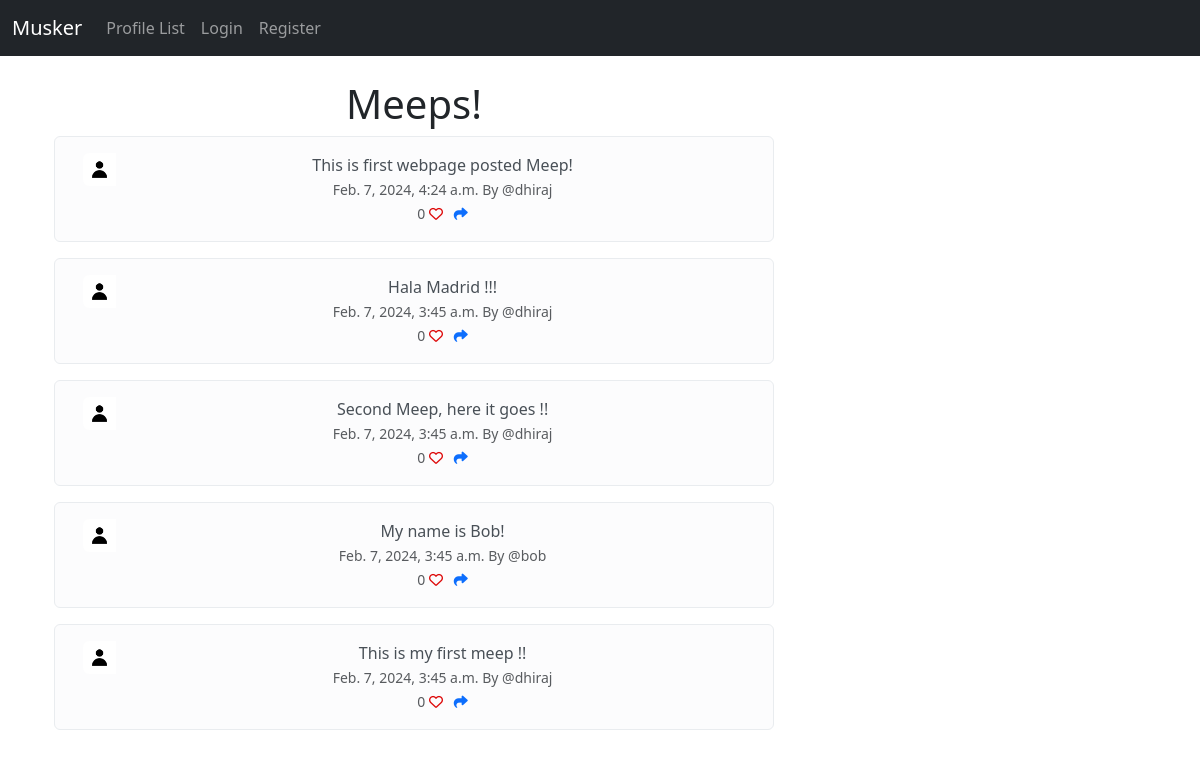
The app's page /, older data.
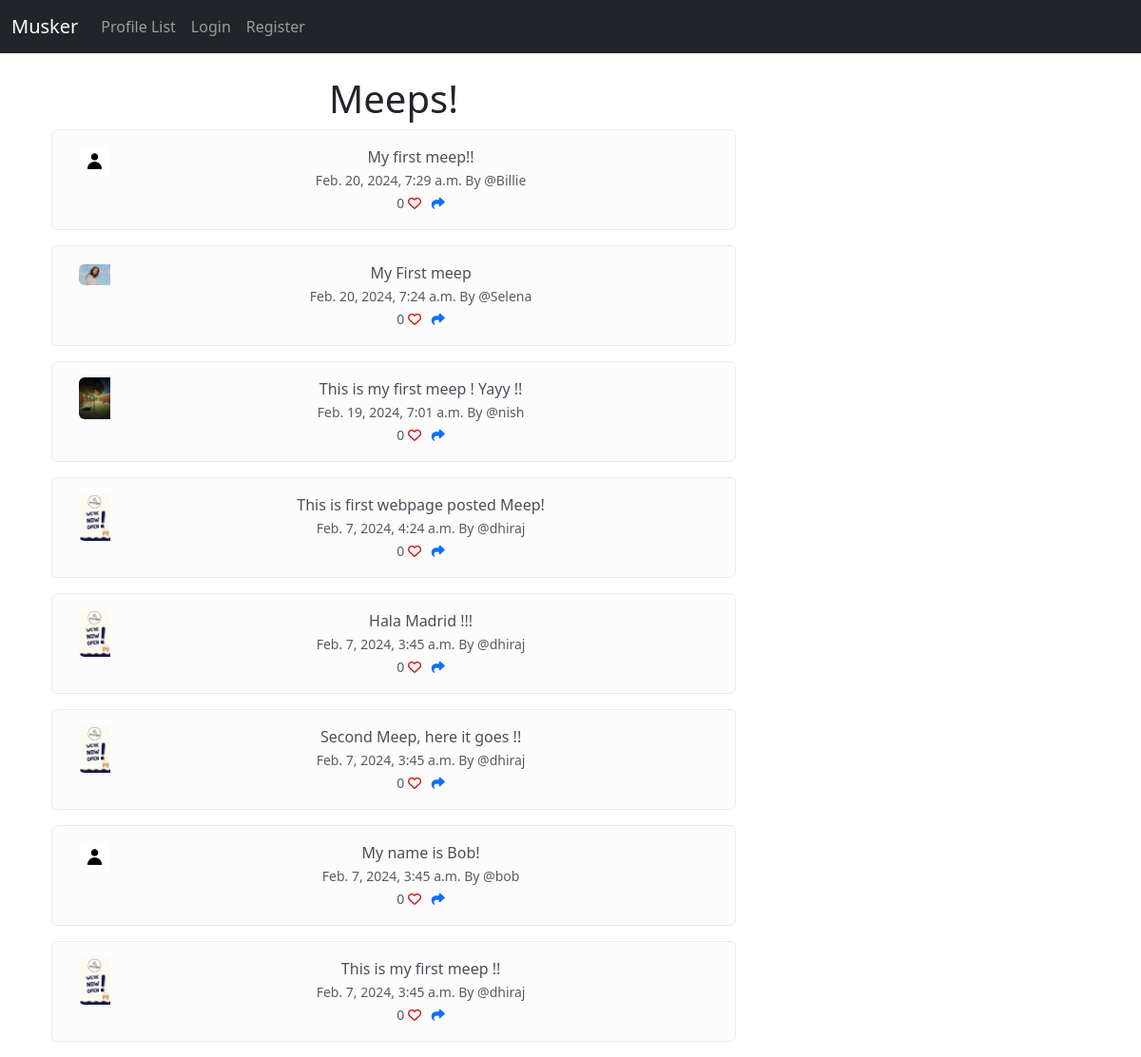
The same page, newer data.
### muskeer/models.py (models this page shows, shortened)
class Meep(models.Model):
    user = models.ForeignKey(
        User, related_name = 'meeps', on_delete = models.DO_NOTHING
    )
    body = models.CharField(max_length = 200)
    createdAt = models.DateTimeField(auto_now_add = True)
    likes = models.ManyToManyField(User, related_name= 'meepLikes', blank=True)
    def numberOfLikes(self):
        return self.likes.count()

class Profile(models.Model):
    user = models.OneToOneField(User, on_delete = models.CASCADE) #Associating one user to one profile
    follows = models.ManyToManyField("self", related_name="followed_by", symmetrical=False, blank=True)
    modifiedDate = models.DateTimeField(auto_now = True)
    profileImage = models.ImageField(null=True, blank=True, upload_to= "images/")
    profileBio = models.CharField(null = True, blank = True, max_length = 500)
    homepageLink = models.CharField(null = True, blank = True, max_length = 100)
    facebookLink = models.CharField(null = True, blank = True, max_length = 100)
    instagramLink = models.CharField(null = True, blank = True, max_length = 100)
    linkedInLink = models.CharField(null = True, blank = True, max_length = 100)

### muskeer/views.py (the view)
# urls.py: path('', views.home, name = 'home'),
def home(request):
    if request.user.is_authenticated:
        form = MeepForm(request.POST or None)
        if request.method == "POST":
            if form.is_valid():
                meep = form.save(commit=False)
                meep.user = request.user
                meep.save()
                messages.success(request,("Your meep has been posted"))
                return redirect('home')
        meeps = Meep.objects.all().order_by("-createdAt")
        return render(request, 'home.html',{'meeps':meeps, 'form': form})
    else:
        meeps = Meep.objects.all().order_by("-createdAt")
        return render(request, 'home.html',{'meeps':meeps})

### muskeer/templates/home.html (shortened to what this page needs)
{% extends 'base.html' %}
{% load static %}
{% block content %}
<div class="container text-center">
   <div class="row">
      <div class="col-8">
         <br>
         <h1>Meeps!</h1>
         {% for meep in meeps %}
         <div class="alert alert-light" role="alert">
            <div class="container">
               <div class="row">
                  <div class="col-1">
                     {% if meep.user.profile.profileImage%}
                     <img  src="{{meep.user.profile.profileImage.url}}" class="img-fluid rounded-start" alt="...">
                     {% else %}
                     <img src="{% static 'images/default_profile.jpg' %}" class="img-fluid rounded-start" alt="...">
                     {% endif %}
                  </div>
                  <div class="col-11">
                     {{meep.body}}<br>
                     <small class="text-muted">
                        {{ meep.createdAt}} By
                        @{{meep.user.username}}
                        <br>
                        {{meep.numberOfLikes}}
                        {% if user in meep.likes.all %}
                        <a href ='{% url 'likeMeep' meep.id %}' ><i class="fa-solid fa-heart" style="color: #dd0808;"></i></a>
                        {% else %}
                        <a href ='{% url 'likeMeep' meep.id %}' ><i class="fa-regular fa-heart" style="color: #dd0808;"></i></a>
                        {% endif %}
                        <a href = '{% url 'shareMeep' meep.id %}' > <i class="fa-solid fa-share"></i> </a>
                     </small>
                  </div>
               </div>
            </div>
         </div>
         {% endfor %}
      </div>
      <div class="col-4">
         <br />
         <br />
         <br />
      </div>
      {% endblock %}

### muskeer/templates/base.html (shortened to what this page needs)
<!DOCTYPE html>
<html lang="en">
  <head>
    <link
      href="https://cdn.jsdelivr.net/npm/bootstrap@5.3.1/dist/css/bootstrap.min.css"
      rel="stylesheet"
    />
  </head>
  <body>
    {% include 'navbar.html' %}
    <div class="container">
      {% block content %}
      {% endblock %}
    </div>
  </body>
</html>

### muskeer/templates/navbar.html (shortened to what this page needs)
{% load static %}
<nav class="navbar navbar-expand-lg bg-dark navbar-dark">
    <div class="container-fluid">
      <a class="navbar-brand" href="{% url 'home' %}">Musker</a>
      <div class="collapse navbar-collapse" id="navbarSupportedContent">
        <ul class="navbar-nav me-auto mb-2 mb-lg-0">
          <li class="nav-item">
            <a class="nav-link" href="{% url 'profiles' %}">Profile List</a>
          </li>
          {% if user.is_authenticated %}
          {% comment %} <li class="nav-item">
            <a class="nav-link" href="{% url 'profile' request.user.id %}">My Profile</a>
          </li> {% endcomment %}
          <li class="nav-item">
            <a class="nav-link" href="{% url 'logout' %}">Logout</a>
          </li>
          {% else %}
          <li class="nav-item">
            <a class="nav-link" href="{% url 'login' %}">Login</a>
          </li>
          <li class="nav-item">
            <a class="nav-link" href="{% url 'register' %}">Register</a>
          </li>
          {% endif %}
        </ul>
    </div>
  </nav>

Row changes from the older to the newer data that the page shows:
added Meep: body "My first meep!!", createdAt "Feb. 20, 2024, 7:29 a.m.", user.username "Billie", numberOfLikes "0"
added Meep: user.profile.profileImage (picture), body "My First meep", createdAt "Feb. 20, 2024, 7:24 a.m.", user.username "Selena", numberOfLikes "0"
added Meep: user.profile.profileImage (picture), body "This is my first meep ! Yayy !!", createdAt "Feb. 19, 2024, 7:01 a.m.", user.username "nish", numberOfLikes "0"
changed through a linked row, Meep "This is first webpage posted Meep!": user.profile.profileImage: picture added; profileImage: picture removed
changed through a linked row, Meep "Hala Madrid !!!": user.profile.profileImage: picture added; profileImage: picture removed
changed through a linked row, Meep "Second Meep, here it goes !!": user.profile.profileImage: picture added; profileImage: picture removed
changed through a linked row, Meep "This is my first meep !!": user.profile.profileImage: picture added; profileImage: picture removed
